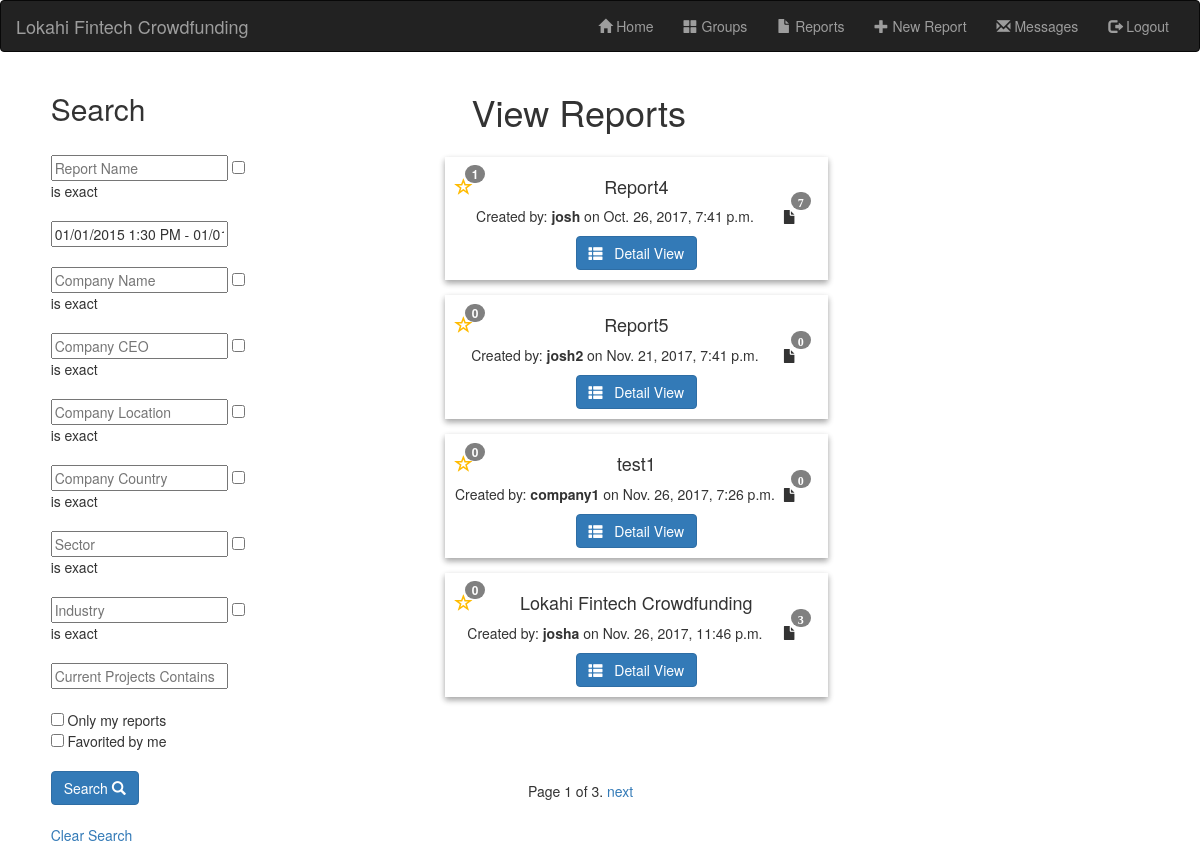
/app/reports/ (signed in), run on the app's committed database.
### app/models.py (models this page shows, shortened)
class Report(models.Model):
    reportName = models.CharField(max_length=50, default="NO_NAME")
    companyUser = models.ForeignKey(User, on_delete=models.SET_NULL, null=True, blank=True, related_name="companyUser")
    timeStamp = models.DateTimeField(null=True, blank=True)
    companyName = models.CharField(max_length=50)
    companyCEO = models.CharField(max_length=50)
    companyPhone = models.CharField(max_length=12)
    companyEmail = models.CharField(max_length=50)
    companyLocation = models.CharField(max_length=50)
    companyCountry = models.CharField(max_length=3, choices=COUNTRY_CHOICES, default="US")
    sector = models.CharField(max_length=50)
    industry = models.CharField(max_length=50)
    currentProjects = models.CharField(max_length=200)
    accessType = models.CharField(max_length=7, choices=(("private", "private"), ("public", "public")), default="public")
    files = models.ManyToManyField(ReportFile, blank=True)
    stars = models.ManyToManyField(User, blank=True, related_name="starred")
    def get_absolute_url(self):
        return reverse('report_detail', args=[str(self.id)])
    class Meta:
        permissions = (
            ('can_view_reports', "Can view reports"),
            ('can_change_reports', "Can change reports")
        )

### app/views.py (the view)
class reports(generic.ListView):
    model = Report
    paginate_by = 4
    context_object_name = 'user_reports'
    template_name = 'report_list.html'
    def get_queryset(self):
        result = Report.objects.all()
        if(self.request.user.groups.filter(name='Site Manager').exists() == False):
            result = result.filter(Q(accessType = "public") | Q(companyUser = self.request.user)|Q(usermadegroup__members=self.request.user)).distinct()
        return result

### app/templatetags/url_tags.py (called while the page is built)
@register.simple_tag(takes_context=True)
def url_replace(context, **kwargs):
    query = context['request'].GET.dict()
    query.update(kwargs)
    return urlencode(query)

### app/templatetags/user_tags.py (called while the page is built)
@register.filter('has_group')
def has_group(user, group_name):
    groups = user.groups.all().values_list('name', flat=True)
    return True if group_name in groups else False

### app/templates/report_list.html (shortened to what this page needs)
{% extends "base_generic.html" %}
{% block content %}
<h1 id="reportListTitle">View Reports</h1>
    {% if user.is_authenticated %}
    <form id="reportSearch" action="{% url 'reports_search' %}"  method="get" accept-charset="utf-8">
        <h2>Search</h2>
        <br>
        <input name="reportName" type="text" placeholder="Report Name">
        <input name="reportNameExact" type="checkbox"> is exact
        <br><br>
        <input type="text" name="daterange" value="01/01/2015 1:30 PM - 01/01/2018 2:00 PM" />
        <br><br>
        <input name="companyName" type="text" placeholder="Company Name">
        <input name="companyNameExact" type="checkbox"> is exact
        <br><br>
        <input name="companyCEO" type="text" placeholder="Company CEO">
        <input name="companyCEOExact" type="checkbox"> is exact
        <br><br>
        <input name="companyLocation" type="text" placeholder="Company Location">
        <input name="companyLocationExact" type="checkbox"> is exact
        <br><br>
        <input name="companyCountry" type="text" placeholder="Company Country">
        <input name="companyCountryExact" type="checkbox"> is exact
        <br><br>
        <input name="sector" type="text" placeholder="Sector">
        <input name="sectorExact" type="checkbox"> is exact
        <br><br>
        <input name="industry" type="text" placeholder="Industry">
        <input name="industryExact" type="checkbox"> is exact
        <br><br>
        <input name="currentProjects" type="text" placeholder="Current Projects Contains">
        <br><br>
        <input name="myReports" type="checkbox"> Only my reports
        <br>
        <input name="favorited" type="checkbox"> Favorited by me
        <br><br>
        <button class="btn btn-primary" type="submit">Search <span class="glyphicon glyphicon-search"></button>
        <br><br>
        <a href="{% url 'reports'%}?next={{request.path}}">Clear Search</a>
    </form>
        {% if user_reports %}
        <ul id="reportList">
        {% for report in user_reports %}
        <div id = "reportCards" class="card text-center">
            <div class="card-block">
              <p style="position:absolute">
                  <a href="{% url 'star_report' report.id 'list' %}">
                    {% if user in report.stars.all %}
                    <span id="star" class="glyphicon glyphicon-star" style="float:left;">
                    {% else %}
                    <span id="star" class="glyphicon glyphicon-star-empty" style="float:left;">
                    {% endif %}
                  </a>
                  <span class="badge badge-notify">
                      {{ report.stars.count }}
                  </span>
                </p>
              <h4 class="card-title">{{ report.reportName }}</h4>
              <p class="card-text">Created by: <b>{{ report.companyUser }}</b> on {{ report.timeStamp }}
                &nbsp; <span class="glyphicon glyphicon-file" style="float:right;">
                        <span class="badge badge-notify">{{ report.files.count }}</span>
                </span>
              </p>
              <a href="{{ report.get_absolute_url }}" class="btn btn-primary">
                  <span class="glyphicon glyphicon-th-list"> </span>
                  &nbsp; Detail View
                </a>
            </div>
          </div>
        {% endfor %}
        </ul>
        {% else %}
        <p id="reportList">There are no reports.</p>
        {% endif %}
    {% endif %}
{% endblock %}

### app/static/css/styles.css (style rules this page uses)
#reportSearch { padding-left:5%; width:25%; position: absolute; top:0%; }
#reportListTitle { padding-left:48%; }
#reportList { left:40%; position: absolute; }
#reportCards { box-shadow: 0 3px 6px rgba(0,0,0,0.16), 0 3px 6px rgba(0,0,0,0.23); padding: 10px; margin: 15px; }
.badge-notify { background:grey; position:relative; top: -15px; left: -20px; margin-right: -13px; min-width: 6px; }
#star { color: rgb(255, 187, 0); font-size: 18px; }

### data on the page
Report: stars.count "1", reportName "Report4", companyUser "josh", timeStamp "Oct. 26, 2017, 7:41 p.m.", files.count "7"
Report: stars.count "0", reportName "Report5", companyUser "josh2", timeStamp "Nov. 21, 2017, 7:41 p.m.", files.count "0"
Report: stars.count "0", reportName "test1", companyUser "company1", timeStamp "Nov. 26, 2017, 7:26 p.m.", files.count "0"
Report: stars.count "0", reportName "Lokahi Fintech Crowdfunding", companyUser "josha", timeStamp "Nov. 26, 2017, 11:46 p.m.", files.count "3"

### other printed values
{{ page_obj.number }} "1"
{{ page_obj.paginator.num_pages }} "3"
